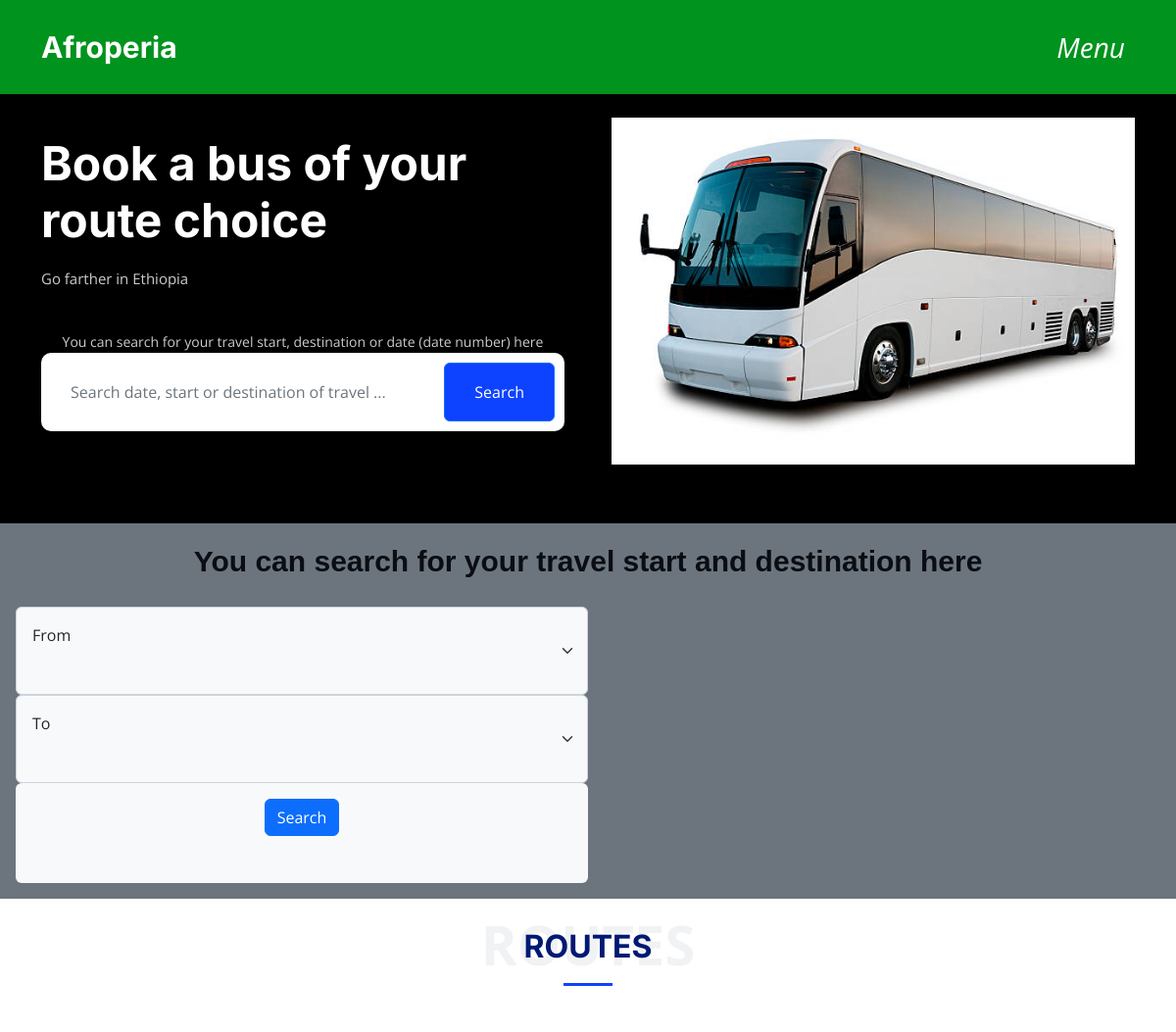
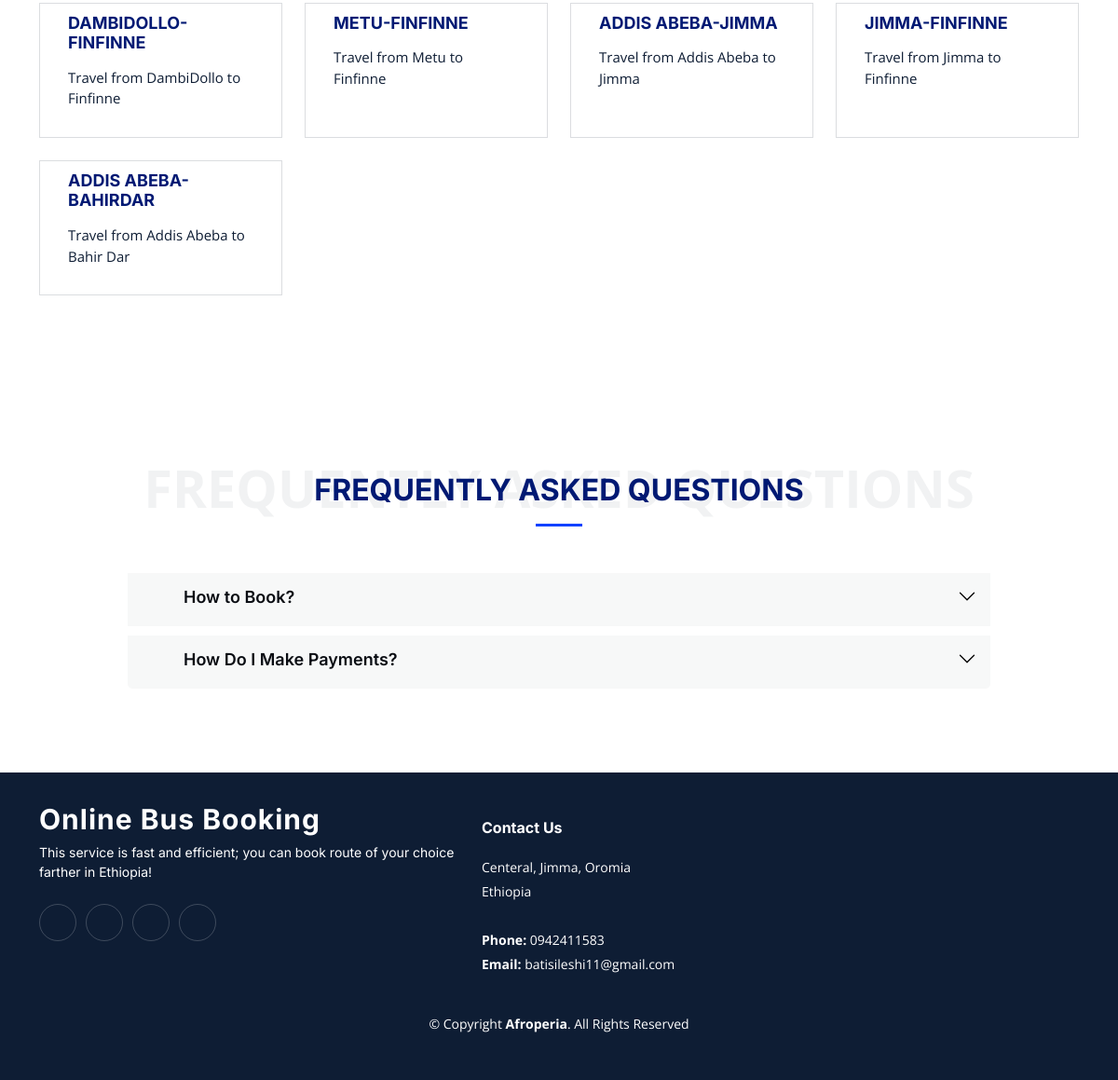
The page / on the database its author committed (2 pictures, top to bottom).
### Bus_admin/models.py (models this page shows, shortened)
class Route(models.Model):
    route_admin=models.ForeignKey(User, on_delete=models.CASCADE, null=True)
    name=models.CharField(max_length=255, null=True)
    start=models.CharField(max_length=255, null=True)
    destination=models.CharField(max_length=255, null=True)
    via_cities=models.CharField(max_length=255, null=True)
    travel_date=models.DateField(null=True)
    travel_begin_time=models.TimeField(null=True)
    travel_distance=models.IntegerField(null=True)
    travel_aproximate_time=models.CharField(max_length=255, null=True)
    single_seat_price=models.IntegerField(null=True)
    travel_facilities=models.CharField(max_length=255, null=True)
    updated=models.DateTimeField(auto_now=True, null=True)
    created=models.DateTimeField(auto_now_add=True, null=True)

### Customer/views.py (the view)
# urls.py: 2. Add a URL to urlpatterns:  path('', views.home, name='home')
def home(request):
    q=request.GET.get('q') if request.GET.get('q') != None else ''
    routes=Route.objects.filter(
        Q(name__icontains=q) |
        Q(start__icontains=q) |
        Q(destination__icontains=q)|
        Q(travel_date__icontains=q)
        )
    context={'routes':routes}
    return render(request, 'Customer/home.html', context)

### Customer/templates/Customer/home.html (shortened to what this page needs)
{% extends 'customer/customermain.html'%} {% block content%}
<section id="hero" class="hero d-flex align-items-center ">
    <div class="container">
        <div class="row gy-4 d-flex gx-5 ">
            <div class="col-lg-6 order-1 order-lg-1 d-flex flex-column justify-content-center">
                <h2 data-aos="fade-up">Book a bus of your route choice</h2>
                <p data-aos="fade-up" data-aos-delay="100">Go farther in Ethiopia</p>
                <div>
                    <div class="col-lg-12 text-center">
                        <small>You can search for your travel start, destination or date (date number)  here</small>
                        <form method="GET" action="{% url 'home' %}" class="form-search d-flex align-items-stretch mb-3   justify-content-center " data-aos="fade-up" data-aos-delay="200">
                            <input type="text" name="q" class="form-control" placeholder="Search date, start or destination of travel ...">
                            <button type="submit" class="btn btn-primary">Search</button>
                        </form>
                    </div>
                </div>
            </div>
            <div class="col-lg-6 order-1 col-sm order2 d-flex flex-column  ">
                {% load static %}
                <img src="{% static 'images/bus.jpg'%}" alt="Bus Image" />
            </div>
        </div>
    </div>
</section>
<main id="main">
    <div class="row p-3 bg-secondary  gy-2  ">
        <div class="text-center search-for-route">
            <p>You can search for your travel start and destination here</p>
        </div>
        <form method="GET" action="{% url 'home' %}">
            <div class="col-sm-4 col-lg-6">
                <select class="form-select p-3 pb-5 bg-light" aria-label="Default select example" name="q">
            <option selected>From</option>
          </select>
            </div>
            <div class="col-sm-4 col-lg-6">
                <select class="form-select p-3 pb-5 bg-light " aria-label="Default select example" name="q">
                <option selected>To</option>
          </select>
            </div>
            <div class="col-sm-4 col-lg-6">
                <div class="p-3 pb-5 bg-light rounded text-center justify-content-center">
                    <button type="submit" class="btn btn-primary">Search</button>
                </div>
            </div>
        </form>
    </div>
    <section id="service" class="services pt-0">
        <div class="container">
            <div class="section-header">
                <a href="{% url 'home' %}">
                    <h2>Routes</h2>
                </a>
            </div>
            <div class="row gy-4">
                {% for route in routes %}
                <div class="col-lg-3 col-md-4">
                    <div class="card">
                        <h3><a href="{% url 'route' route.id %}" class="stretched-link">{{route.name}}</a></h3>
                        <p>Travel from {{route.start}} to {{route.destination}}</p>
                    </div>
                </div>
                {%endfor%}
            </div>
        </div>
    </section>
    <section id="faq" class="faq  ">
        <div class="container" data-aos="fade-up">
            <div class="section-header">
                <h2>Frequently Asked Questions</h2>
            </div>
            <div class="row justify-content-center" data-aos="fade-up" data-aos-delay="200">
                <div class="col-lg-10">
                    <div class="accordion accordion-flush" id="faqlist">
                        <div class="accordion-item">
                            <h3 class="accordion-header">
                                <button class="accordion-button collapsed" type="button" data-bs-toggle="collapse" data-bs-target="#faq-content-1">
                     How to Book?
                    </button>
                            </h3>
                        </div>
                        <div class="accordion-item">
                            <h3 class="accordion-header">
                                <button class="accordion-button collapsed" type="button" data-bs-toggle="collapse" data-bs-target="#faq-content-2">
                      How Do I Make Payments?
                    </button>
                            </h3>
                        </div>
                    </div>
                </div>
            </div>
        </div>
    </section>
</main>
{%endblock content%}

### static/Customer_assets/css/main.css (style rules this page uses)
:root { --font-default: "Open Sans", system-ui, -apple-system, "Segoe UI", Roboto, "Helvetica Neue", Arial, "Noto Sans", "Liberation Sans", sans-serif, "Apple Color Emoji", "Segoe UI Emoji", "Segoe UI Symbol", "Noto Color Emoji"; --font-primary: "Inter", sans-serif; --font-secondary: "Poppins", sans-serif; }
:root { --color-default: #0a0d13; --color-primary: #0d42ff; --color-secondary: #0e1d34; }
:root { scroll-behavior: smooth; }
body { font-family: var(--font-default); color: var(--color-default); }
a { color: var(--color-primary); text-decoration: none; }
h1, h2, h3, h4, h5, h6 { font-family: var(--font-primary); }
section { padding: 80px 0; overflow: hidden; }
.section-header { text-align: center; padding: 30px 0; position: relative; }
.section-header h2 { font-size: 32px; font-weight: 700; text-transform: uppercase; margin-bottom: 20px; padding-bottom: 0; color: #001973; position: relative; z-index: 2; margin-bottom: 20px; padding-bottom: 20px; position: relative; }
.section-header h2:after { content: ""; position: absolute; display: block; width: 50px; height: 3px; background: var(--color-primary); left: 0; right: 0; bottom: 0; margin: auto; }
.services .card { border: 1px solid rgba(14, 29, 52, 0.15); background: #fff; position: relative; border-radius: 0; height: 100%; }
.services .card h3 { font-weight: 700; font-size: 18px; margin-bottom: 5px; padding: 10px 30px; text-transform: uppercase; }
.services .card a { color: #001973; transition: 0.3; }
.services .card p { padding: 0 30px; margin-bottom: 30px; color: var(--color-secondary); font-size: 15px; }
.faq { padding-top: 80px; }
.faq .accordion-item { border: 0; margin-bottom: 10px; }
.faq .accordion-button { padding: 15px 30px 20px 60px; font-weight: 600; border: 0; font-size: 18px; color: var(--color-default); text-align: left; background: rgba(14, 29, 52, 0.03); border-radius: 5px; }
.faq .accordion-button:after { position: absolute; right: 15px; top: 15px; }
.hero { width: 100%; min-height: 50vh; background-color: rgb(0, 0, 0); background-size: cover; background-position: center; position: relative; padding: 120px 0 60px 0; color: rgba(255, 255, 255, 0.8); }
.hero h2 { margin-bottom: 20px; padding: 0; font-size: 48px; font-weight: 700; color: #fff; }
.hero p { font-size: 15px; font-weight: 400; margin-bottom: 40px; }
.hero form { background: #fff; padding: 10px; border-radius: 10px; }
.hero form .form-control { padding-top: 18px; padding-bottom: 18px; padding-left: 20px; padding-right: 20px; border: none; margin-right: 10px; border: none !important; background: none !important; }
.hero form .btn-primary { background-color: var(--color-primary); padding: 15px 30px; }
.search-for-route { font-family: 'montserrat',sans-serif; font-size:30px; font-weight:bold; }

### rows shown on the page
Route: name "DAMBIDOLLO-FINFINNE", start "DambiDollo", destination "Finfinne"
Route: name "METU-FINFINNE", start "Metu", destination "Finfinne"
Route: name "ADDIS ABEBA-JIMMA", start "Addis Abeba", destination "Jimma"
Route: name "JIMMA-FINFINNE", start "Jimma", destination "Finfinne"
Route: name "ADDIS ABEBA-BAHIRDAR", start "Addis Abeba", destination "Bahir Dar"
